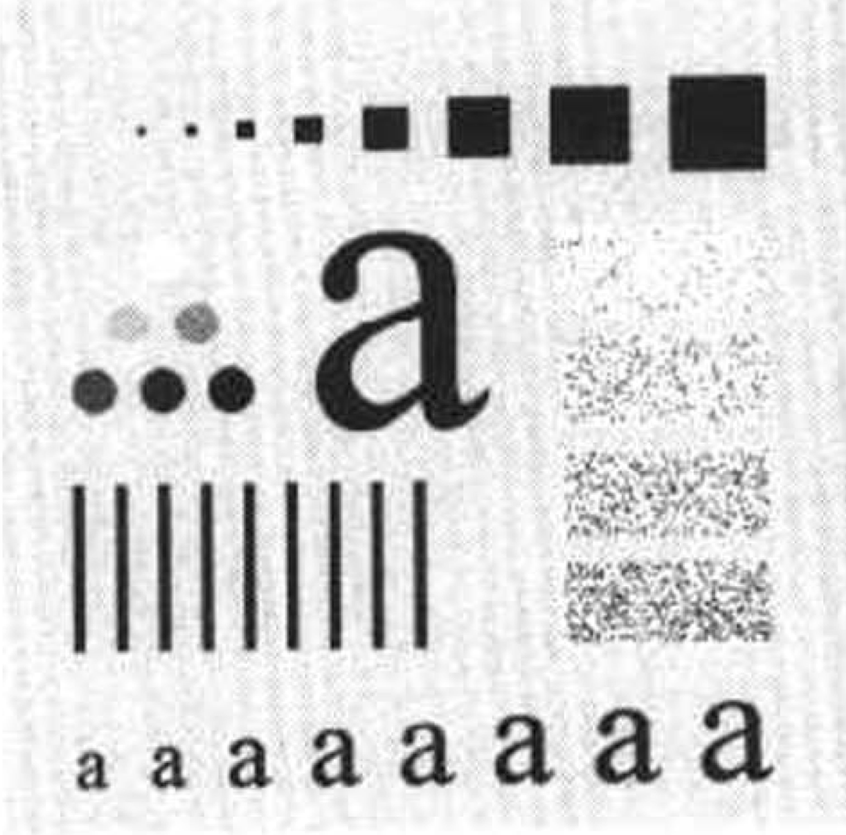
%> input picture 大作业/1-3/b.png, 846 x 835 px, shrunk from 1384 x 1366 before the run
$ octave gaussian.m   (GNU Octave 9; MATLAB toolbox functions it lacks are replaced by stand-ins)
%> lines starting %> are read from the running program, lines starting %| are printed output that depends on the picture
### 大作业/1-3/spfilt.m
function f = spfilt(g, type, m, n, parameter)
%SPFILT Performs linear and nonlinear spatial filtering.
%   F = SPFILT(G, TYPE, M, N, PARAMETER) performs spatial filtering
%   of image G using a TYPE filter of size M-by-N. Valid calls to
%   SPFILT are as follows:
%
%     F = SPFILT(G, 'amean', M, N)       Arithmetic mean filtering.
%     F = SPFILT(G, 'gmean', M, N)       Geometric mean filtering.
%     F = SPFILT(G, 'hmean', M, N)       Harmonic mean filtering.
%     F = SPFILT(G, 'chmean', M, N, Q)   Contraharmonic mean
%                                        filtering of order Q. The
%                                        default is Q = 1.5.
%     F = SPFILT(G, 'median', M, N)      Median filtering.
%     F = SPFILT(G, 'max', M, N)         Max filtering.
%     F = SPFILT(G, 'min', M, N)         Min filtering.
%     F = SPFILT(G, 'midpoint', M, N)    Midpoint filtering.
%     F = SPFILT(G, 'atrimmed', M, N, D) Alpha-trimmed mean filtering.
%                                        Parameter D must be a
%                                        nonnegative even integer;
%                                        its default value is D = 2.
%
%   The default values when only G and TYPE are input are M = N = 3,
%   Q = 1.5, and D = 2.

%   Copyright 2002-2004 R. C. Gonzalez, R. E. Woods, & S. L. Eddins
%   Digital Image Processing Using MATLAB, Prentice-Hall, 2004
%   $Revision: 1.6 $  $Date: 2003/10/27 20:07:00 $

% Process inputs.
if nargin == 2
   m = 3; n = 3; Q = 1.5; d = 2;
elseif nargin == 5
   Q = parameter; d = parameter;
elseif nargin == 4
   Q = 1.5; d = 2;
else
   error('Wrong number of inputs.');
end

% Do the filtering.
switch type
case 'amean'
   w = fspecial('average', [m n]);
   f = imfilter(g, w, 'replicate');
case 'gmean'
   f = gmean(g, m, n);
case 'hmean'
   f = harmean(g, m, n);
case 'chmean'
   f = charmean(g, m, n, Q);
case 'median'
   f = medfilt2(g, [m n], 'symmetric');
case 'max'
   f = ordfilt2(g, m*n, ones(m, n), 'symmetric');
case 'min'
   f = ordfilt2(g, 1, ones(m, n), 'symmetric');
case 'midpoint'
   f1 = ordfilt2(g, 1, ones(m, n), 'symmetric');
   f2 = ordfilt2(g, m*n, ones(m, n), 'symmetric');
   f = imlincomb(0.5, f1, 0.5, f2);
case 'atrimmed'
   if (d <= 0) | (d/2 ~= round(d/2))
      error('d must be a positive, even integer.')
   end
   f = alphatrim(g, m, n, d);
otherwise
   error('Unknown filter type.')
end

%-------------------------------------------------------------------%
% [9 lines left out: function gmean, not called in this run]

%-------------------------------------------------------------------%
% [6 lines left out: function harmean, not called in this run]

%-------------------------------------------------------------------%
% [7 lines left out: function charmean, not called in this run]

%-------------------------------------------------------------------%
% [13 lines left out: function alphatrim, not called in this run]

### 大作业/1-3/gaussian.m
%% 加性高斯噪声的降噪处理
clc;
clear vars;
close all;

%% 将图像转换为灰度级图像
a=rgb2gray(imread('b.png'));
%> a: size 835x846 uint8; min 2, max 255, mean 216.3

%% 添加噪声 对噪声进行两种滤波
g=imnoise(a,'gaussian');            %对原图添加高斯噪声
[M,N]=size(a);                      %获得a的长宽尺寸
%> M = 835; N = 846
means=spfilt(g,'amean');            %对噪声图像进行均值滤波
mid=medfilt2(g);                    %对噪声信号进行中值滤波

%% 计算算数平均下的降噪性能
A1=means-a;                         %计算均值滤波之后的图像与原图的差异
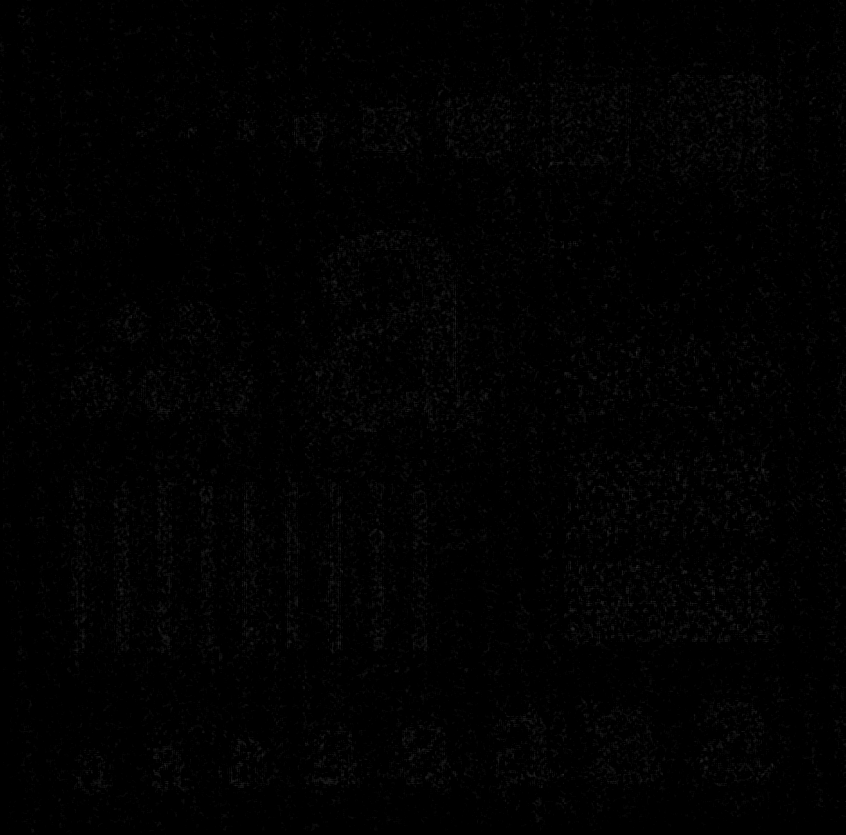
%> A1: size 835x846 uint8; min 0, max 45, mean 1.5
MSE1=sum(A1(:).*A1(:))/numel(A1);   %计算MSE
%> MSE1 = 13.16
RMSE1=(MSE1)^0.5;                   %计算RMSE
%> RMSE1 = 3.63

SNR1=10*log10(sum(means(:).*means(:))/sum((g(:)-a(:)).*(g(:)-a(:))));
%> SNR1 = 6.23
PSNR1 = 10*log10(255^2/MSE1);
%> PSNR1 = 36.94
MAE1=mean(mean(abs(A1)));
%> MAE1 = 1.53

%% 计算中值滤波条件下的降噪性能
A2=mid-a;
MSE2=sum(A2(:).*A2(:))/numel(A2);
%> MSE2 = 34.87
RMSE2=(MSE2)^0.5;
%> RMSE2 = 5.9

SNR2=10*log10(sum(mid(:).*mid(:))/sum((g(:)-a(:)).*(g(:)-a(:))));
%> SNR2 = 6.23
PSNR2 = 10*log10(255^2/MSE2);
%> PSNR2 = 32.71
MAE2=mean(mean(abs(A2)));
%> MAE2 = 3.58

%% 绘制图像
figure(1);
subplot(3,2,1);
imshow(A1,[]);
title('经过算数平均之后的图像与原图的差值');
subplot(3,2,2);
imshow(A2,[]);
title('经过中值滤波之后的图像与原图的差值');
subplot(3,2,3);
imshow(a,[]);
title('原始图像');
subplot(3,2,4);
imshow(g,[]);
title('加高斯噪声之后的图像');
subplot(3,2,5);
imshow(means,[]);
title('算数平均降噪之后的图像');
subplot(3,2,6);
imshow(mid,[]);
title('中值滤波降噪之后的图像');

%% 展示数据
context1=['算数平均下的性能数据：','均方根误差为',num2str(RMSE1),'、信噪比为',num2str(SNR1),'、信噪比峰值为',num2str(PSNR1),'、最大绝对误差为:',num2str(MAE1)];
disp(context1);
%| 算数平均下的性能数据：均方根误差为3.6272、信噪比为6.2308、信噪比峰值为36.9393、最大绝对误差为:1.5319
context2=['中值滤波下的性能数据：','均方根误差为',num2str(RMSE2),'、信噪比为',num2str(SNR2),'、信噪比峰值为',num2str(PSNR2),'、最大绝对误差为:',num2str(MAE2)];
disp(context2);
%| 中值滤波下的性能数据：均方根误差为5.9049、信噪比为6.2266、信噪比峰值为32.7065、最大绝对误差为:3.5778
